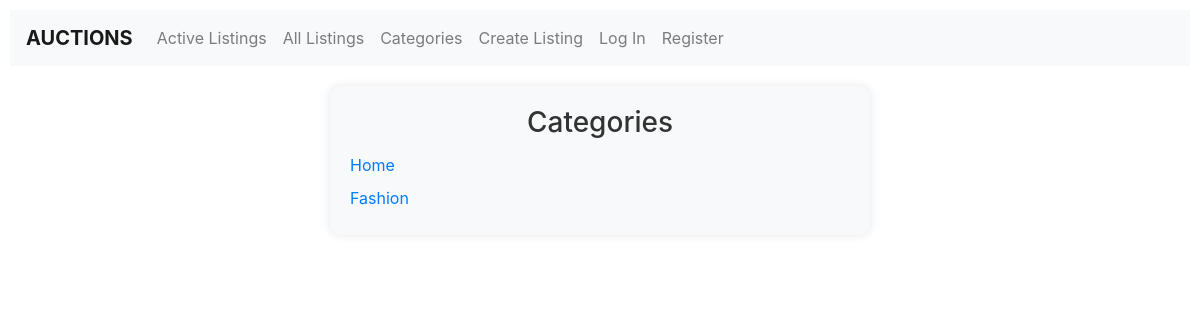
Before: /categories with the older database file.
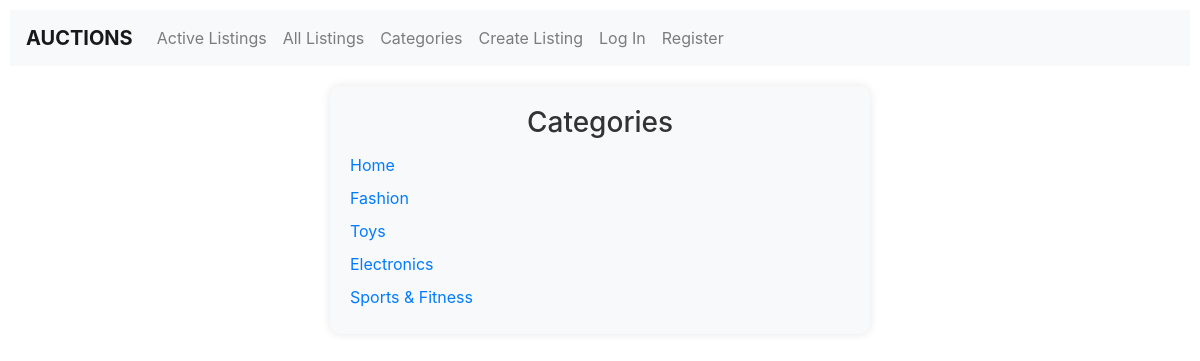
After: the same page with the newer database file.
### auctions/models.py (models this page shows)
class Category(models.Model):
    name = models.CharField(max_length=255)
    class Meta:
        verbose_name_plural = "Categories"
    def __str__(self):
        return self.name

### auctions/views.py (the view)
# urls.py: path("categories", views.categories, name="categories"),
def categories(request):
    return render(
        request, "auctions/categories.html", {"categories": Category.objects.all()}
    )

### auctions/templates/auctions/categories.html
{% extends "auctions/layout.html" %}
{% load static %}
{% block body %}
<div class="container">
   <div class="row">
      <div class="col-md-6 mx-auto">
         <div class="background-container">
            <h3 class="text-center">Categories</h3>
            <ul class="list-group">
               {% for category in categories %}
               <li class="list-group-item"><a href="{% url 'category' category %}">{{ category }}</a></li>
               {% endfor %}
            </ul>
         </div>
      </div>
   </div>
</div>
{% endblock %}

### auctions/templates/auctions/layout.html (shortened to what this page needs)
{% load static %}
<!DOCTYPE html>
<html lang="en">
   <head>
      <link rel="stylesheet" href="https://stackpath.bootstrapcdn.com/bootstrap/4.4.1/css/bootstrap.min.css">
      <link rel="stylesheet" href="https://cdn.jsdelivr.net/npm/bootstrap@4.0.0/dist/css/bootstrap.min.css">
      <link href="{% static 'auctions/styles.css' %}" rel="stylesheet">
   </head>
   <body>
      <nav class="navbar navbar-expand-lg navbar-expand-md navbar-light bg-light">
         <a class="navbar-brand" href="{% url 'index' %}"><strong>AUCTIONS</strong></a>
         <div class="collapse navbar-collapse" id="navbarNavDropdown">
            <ul class="navbar-nav">
               <li class="nav-item d-md-block">
                  <a class="nav-link" href="{% url 'index' %}">Active Listings</a>
               </li>
               <li class="nav-item d-md-block">
                  <a class="nav-link" href="{% url 'all' %}">All Listings</a>
               </li>
               <li class="nav-item d-md-block">
                  <a class="nav-link" href="{% url 'categories' %}">Categories</a>
               </li>
               <li class="nav-item d-md-block">
                  <a class="nav-link" href="{% url 'create' %}">Create Listing</a>
               </li>
               {% if user.is_authenticated %}
               <li class="nav-item dropdown">
                  <a class="nav-link dropdown-toggle" href="#" id="navbarDropdownMenuLink" data-toggle="dropdown" aria-haspopup="true" aria-expanded="false">
                  {{ user.username }}
                  </a>
                  <div class="dropdown-menu" aria-labelledby="navbarDropdownMenuLink">
                     <a class="dropdown-item" href="{% url 'my_bids' %}">My Bids</a>
                     <a class="dropdown-item" href="{% url 'my_listings' %}">My listings</a>
                     <a class="dropdown-item" href="{% url 'watchlist' %}">Watchlist</a>
                     <a class="dropdown-item" href="{% url 'logout' %}">Log Out</a>
                  </div>
               </li>
               {% else %}
               <li class="nav-item d-md-block">
                  <a class="nav-link" href="{% url 'login' %}">Log In</a>
               </li>
               <li class="nav-item d-md-block">
                  <a class="nav-link" href="{% url 'register' %}">Register</a>
               </li>
               {% endif %}
            </ul>
         </div>
      </nav>
         {% block body %}
         {% endblock %}
   </body>
</html>

### auctions/static/auctions/styles.css (style rules this page uses)
body { padding: 10px; }
.container { margin-top: 20px; }
h3 { color: #333; }
.background-container { background-color: #f8f9fa; padding: 20px; border-radius: 10px; box-shadow: 0 0 10px rgba(0, 0, 0, 0.1); }
h3.text-center { color: #333; }
.list-group-item { background-color: transparent; border: none; padding: 5px 0; }
.list-group-item a { text-decoration: none; color: #007bff; transition: color 0.3s; }

Changed rows visible on the page:
added Category: name "Toys"
added Category: name "Electronics"
added Category: name "Sports & Fitness"
